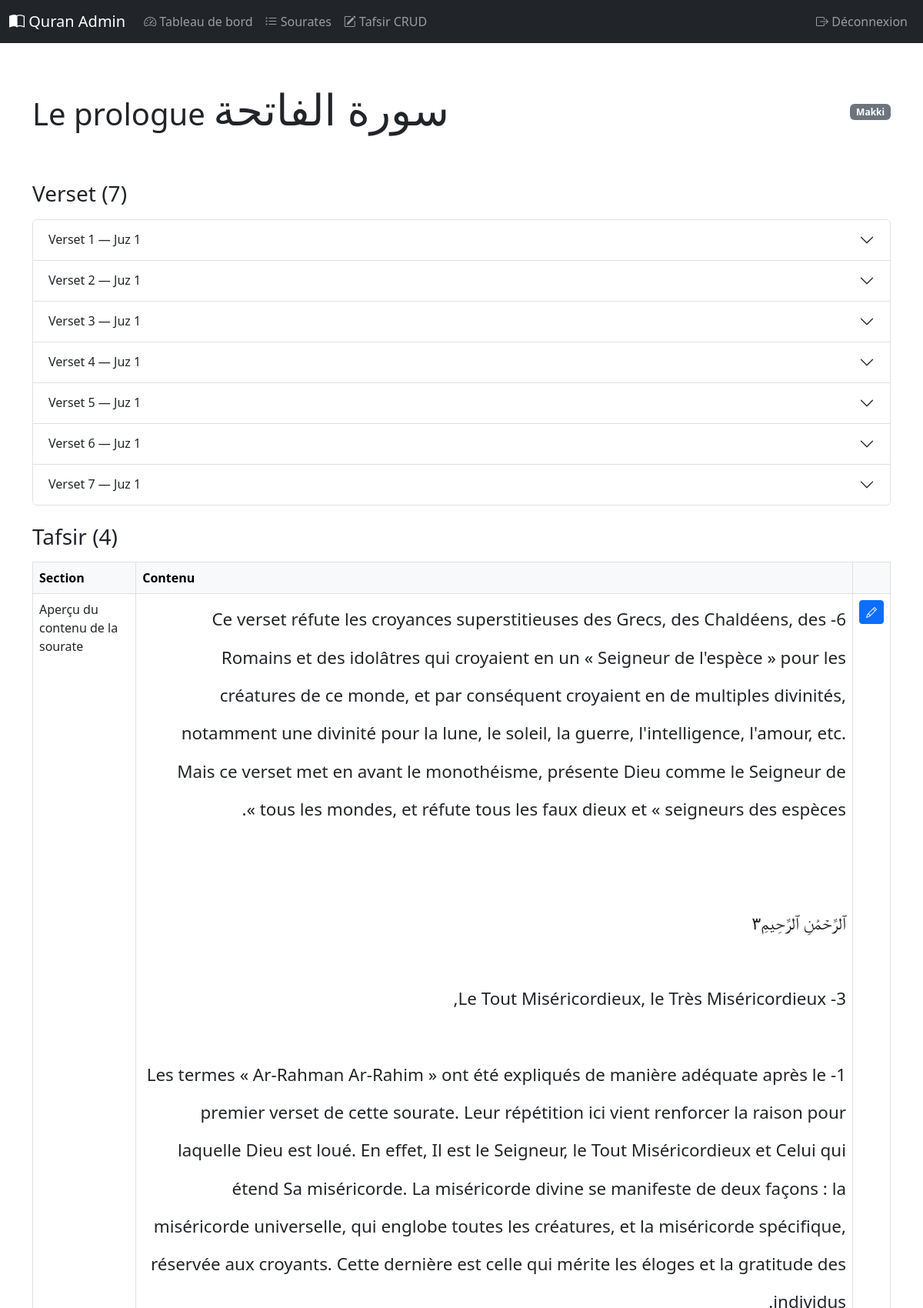
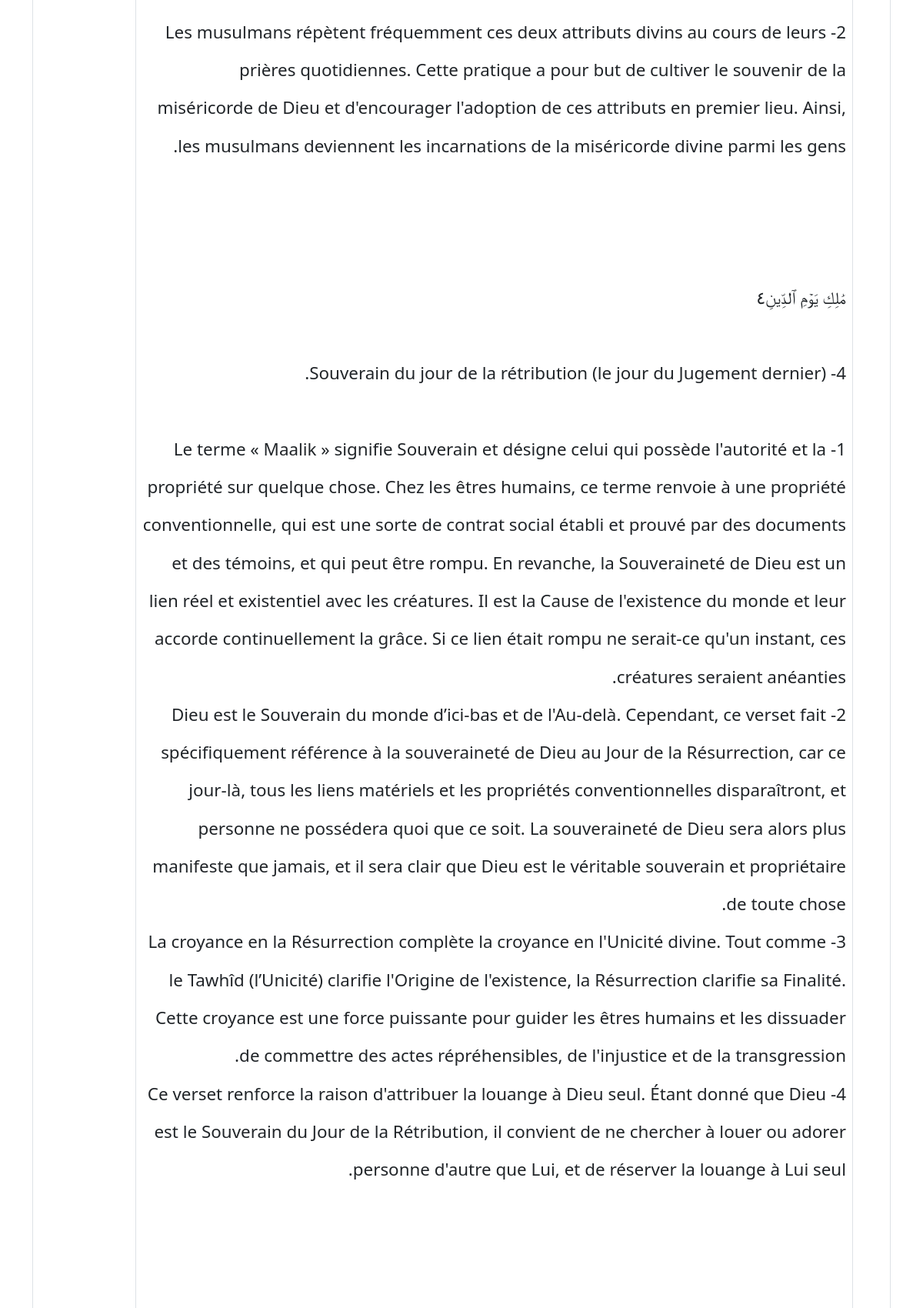
/surahs/1 (signed in, upper part), run on the app's committed database (2 pictures, top to bottom).
### tables this page shows
CREATE TABLE surahs(sura_id INTEGER PRIMARY KEY, name_ar TEXT, name_french TEXT, type TEXT, ayat_count INTEGER);

CREATE TABLE verses(ayat_id INTEGER PRIMARY KEY, sura_id INTEGER, ayat_no INTEGER, juz_no INTEGER, ayat_ar TEXT, ayat_fr TEXT, ayat_sajda INTEGER, audio_url TEXT, audio_translation_french TEXT, audio_tafsir TEXT);

CREATE TABLE tafsir_content(id INTEGER PRIMARY KEY AUTOINCREMENT, sura_id INTEGER, section_id INTEGER, content TEXT);

CREATE TABLE tafsir_sections(id INTEGER PRIMARY KEY, code TEXT, title_fr TEXT, title_fr_short TEXT, sort_order INTEGER);

### admin/app.py (the view)
    def wrapper(*args, **kwargs):
        if not session.get('logged_in'):
            return redirect(url_for('login'))
        return f(*args, **kwargs)

### admin/app.py (called while the page is built)
def get_db():
    if 'db' not in g:
        conn = sqlite3.connect(DB_PATH)
        conn.row_factory = sqlite3.Row
        g.db = conn
    return g.db

def login_required(f):
    def wrapper(*args, **kwargs):
        if not session.get('logged_in'):
            return redirect(url_for('login'))
        return f(*args, **kwargs)
    wrapper.__name__ = f.__name__
    return wrapper

@app.route('/surahs/<int:sura_id>')
@login_required
def surah_detail(sura_id):
    db = get_db()
    surah = db.execute('SELECT * FROM surahs WHERE sura_id = ?', (sura_id,)).fetchone()
    if not surah:
        flash('Surah not found', 'error')
        return redirect(url_for('surah_list'))
    verses = db.execute('SELECT * FROM verses WHERE sura_id = ? ORDER BY ayat_no', (sura_id,)).fetchall()
    tafsir_entries = db.execute('''
        SELECT t.id, t.section_id, s.title_fr, t.content
        FROM tafsir_content t
        JOIN tafsir_sections s ON s.id = t.section_id
        WHERE t.sura_id = ?
        ORDER BY s.sort_order
    ''', (sura_id,)).fetchall()
    return render_template('surah_detail.html', surah=surah, verses=verses, tafsir_entries=tafsir_entries)

### admin/templates/surah_detail.html (shortened to what this page needs)
{% extends "base.html" %}
{% block content %}
<div class="d-flex justify-content-between align-items-center">
    <h1>{{ surah.name_french }} <small class="arabic-text" dir="rtl">{{ surah.name_ar }}</small></h1>
    <span class="badge bg-secondary">{{ surah.type }}</span>
</div>
<h3 class="mt-4">Verset ({{ verses|length }})</h3>
<div class="accordion mt-3" id="versesAccordion">
    {% for verse in verses %}
    <div class="accordion-item">
        <h2 class="accordion-header" id="heading{{ verse.ayat_id }}">
            <button class="accordion-button collapsed" type="button" data-bs-toggle="collapse" data-bs-target="#collapse{{ verse.ayat_id }}" aria-expanded="false" aria-controls="collapse{{ verse.ayat_id }}">
                Verset {{ verse.ayat_no }} &mdash; Juz {{ verse.juz_no }}
            </button>
        </h2>
    </div>
    {% endfor %}
</div>
<h3 class="mt-4">Tafsir ({{ tafsir_entries|length }})</h3>
{% if tafsir_entries %}
<div class="table-responsive mt-3">
    <table class="table table-bordered">
        <thead class="table-light">
            <tr>
                <th>Section</th>
                <th>Contenu</th>
                <th></th>
            </tr>
        </thead>
        <tbody>
            {% for t in tafsir_entries %}
            <tr>
                <td>{{ t.title_fr }}</td>
                <td class="tafsir-text arabic-text" dir="rtl">{{ t.content }}</td>
                <td><a href="/tafsir/edit/{{ t.id }}" class="btn btn-sm btn-primary"><i class="bi bi-pencil"></i></a></td>
            </tr>
            {% endfor %}
        </tbody>
    </table>
</div>
{% else %}
<p class="text-muted mt-3">Aucun tafsir pour cette sourate. <a href="/tafsir/create">Ajouter un tafsir</a>.</p>
{% endif %}
{% endblock %}

### admin/templates/base.html (style rules this page uses)
.arabic-text { font-size: 1.4em; direction: rtl; unicode-bidi: isolate; line-height: 2.2; }
.tafsir-text { white-space: pre-wrap; }

### data on the page
surahs: name_french "Le prologue", name_ar "سورة الفاتحة", type "Makki"
verses: ayat_no "1", juz_no "1"
verses: ayat_no "2", juz_no "1"
verses: ayat_no "3", juz_no "1"
verses: ayat_no "4", juz_no "1"
verses: ayat_no "5", juz_no "1"
verses: ayat_no "6", juz_no "1"
verses: ayat_no "7", juz_no "1"
tafsir_content: title_fr "Aperçu du contenu de la sourate"

### other printed values
{{ verses|length }} "7"
{{ tafsir_entries|length }} "4"
